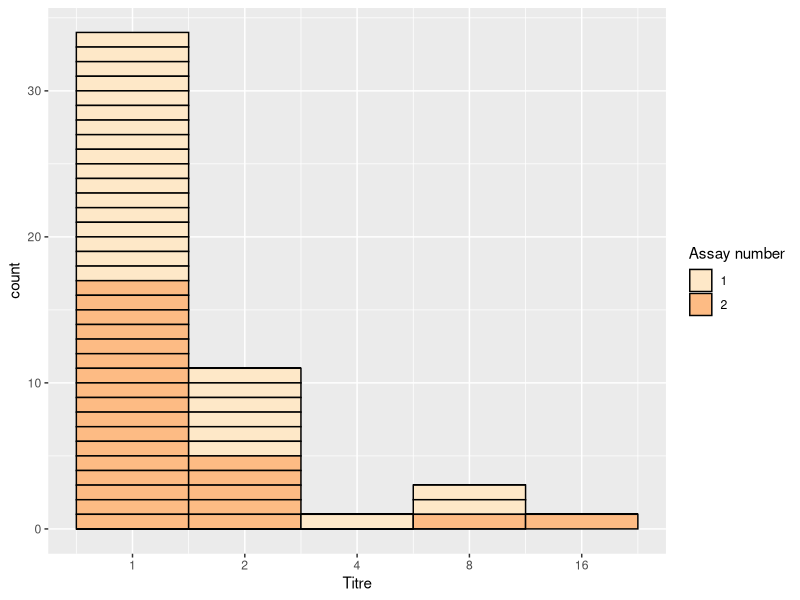

The R script that drew this image: (Note: this script raises an error after producing the figure.)
rm(list=ls())
library(dplyr)
library(ggplot2)
library(tidyverse)

#setwd("//ad/net/user/clongsta/My Documents/R/DPlyr")

#Titre range was changed to 1 to 16 for not detected to 1 in 8.  Axis labels can be changed later
Plate.DF<-read_csv("CS640 anti-HPA15aa titres_2.csv")
Res.DF<-Plate.DF %>% arrange(Titre) %>% mutate(label_y=cumsum(Titre)) %>% mutate(nn=1:nrow(Plate.DF)) %>% drop_na()

g_ghis<-ggplot(Res.DF, aes(Titre, fill = as.factor(Assay_number), group = nn))+
  scale_x_continuous(trans = 'log2')+
  scale_fill_brewer(palette = "OrRd", name = "Assay number")+
  geom_histogram(binwidth = 1, colour="black")
g_ghis #check the starting histogram


#Get label coordinates from inside ggplot
g_g1.bld<-layer_data(g_ghis, 1) # digs into the structure of the ggplot, get the 1st element in the list, a dataframe
nreal<-g_g1.bld$count!=0  #there are a lot of zeros in the dataframe, find the useful rows
g_g1.bld<-g_g1.bld[nreal,]#make a new dataframe without the 0 rows

Titre_range<-c(1,2,4,8, 16)
Res.DF$text.x<-Titre_range[g_g1.bld$x+1]
#Res.DF$text.x<-Titre_range[g_g1.bld$x] # make a new column for x coordinates incorporating the actual titre range
Res.DF$text.y<-g_g1.bld$y-0.5 #find the y coordinates, nudge them into the middle of the box
Res.DFc<-Res.DF %>% group_by(Titre) %>% mutate(text.yc = rev(text.y))  # it is neccessary to reverse the order of y titres in each group
Res.DFc<-Res.DFc  %>% mutate(Labn_rev = rev(Lab_number)) # reverse the lab numbers



#Write these files for checking
#Check the data if necessary
write.table(Res.DFc, "clipboard", sep="\t", col.names=T, row.names=F) 
write.csv(Res.DFc, "Res.DF_plot.csv", row.names=F) 

g_ghisc<-ggplot(Res.DFc, aes(Titre, fill = as.factor(Assay_number), group = nn))+
  scale_x_continuous(trans = 'log2', limits = c(0.7, 128), breaks = c(1,2,4,8,16,32, 64, 128), 
                     labels = c("not detected", "neat", "1 in 2", "1 in 4", "1 in 8", "1 in 16", "1 in 32", "1 in 64"))+ #x axis settings
  scale_y_continuous(limits = c(0, 35), breaks = c(0, 5, 10, 15, 20, 25, 30, 35), expand = c(0,0))+ #y axis settings
  geom_histogram(binwidth = 1, colour="black")+ #histogram settings
  scale_fill_grey(start = 1, end = 0.85, name = "Assay number")+ # fill colour settings with adjustable grey scale
  #scale_fill_brewer(palette = "OrRd", name = "Assay number")+ #colour settings for photocopying graphs
  theme_classic()+                                               # simple theme
  theme(axis.title=element_text(size = 13), axis.text.x = element_text(size = 12, angle = 45, hjust=1), axis.text.y = element_text(size = 12))+ #adjustments for axis text
  labs(x = "Maximum dilution giving positive result", y = "Number of labs")+ #x and y axis labels
  annotate("text",x=Res.DFc$text.x,y=Res.DFc$text.yc,label=Res.DFc$Lab_number,size=4.0) #annotate with labels inside the boxes, eg lab number
g_ghisc

#Make some tiffs
tiff("CS640 HPA15aa 3.tif", units="in",width=11,height=9.0,res=300,compression='lzw')
g_ghisc
dev.off()